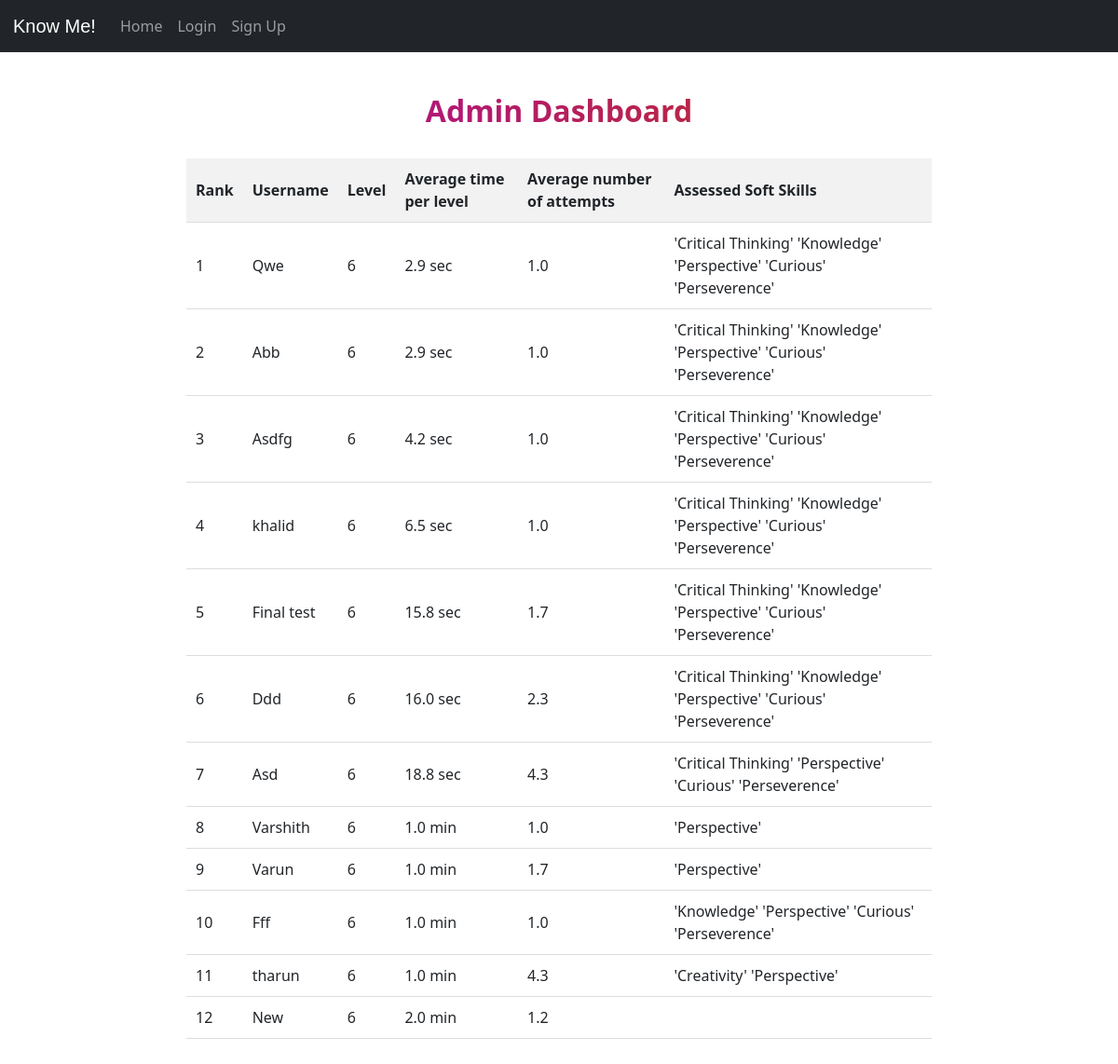
The app's page /admin-dashboard with its own data.
### website/models.py (models this page shows)
class Stats(db.Model):
    id = db.Column(db.Integer, primary_key=True)
    level = db.Column(db.Integer)
    times = db.Column(db.String)
    sumoftimes = db.Column(db.Integer)
    attempts = db.Column(db.String)
    sumofattempts = db.Column(db.Integer)
    author = db.Column(db.Integer, db.ForeignKey('user.id', ondelete="CASCADE"), nullable=False, unique=True)

class User(db.Model, UserMixin):
    id = db.Column(db.Integer, primary_key=True)
    email = db.Column(db.String(150), unique=True)
    password = db.Column(db.String)
    name = db.Column(db.String(150), unique=True)
    buffertime = db.Column(db.DateTime(timezone=True))
    bufferattempt = db.Column(db.Integer)
    goat = db.Column(db.String(150))
    stats = db.relationship('Stats', backref='user', uselist=False)

### website/views.py (the view)
@views.route('/admin-dashboard')
def admin_dashboard():
    list_lb = []
    lb_stats = db.session.query(Stats, User).join(User).order_by(Stats.level.desc(), Stats.sumoftimes.asc(), Stats.sumofattempts.asc()).all()
    for lb_stat, userlb in lb_stats:
        if lb_stat.level != 0:
            timeArray = str(lb_stat.times)
            time = timeArray.split(',')
            times = np.array([int(float(x)) for x in time if x is not ""])
            attArray = str(lb_stat.attempts)
            att = attArray.split(',')
            atts = np.array([int(float(x)) for x in att if x is not ""])
            details = cthink = creativity = intel = knowldg = persp = curious = persev = athink = 0
            cthink = times[0] < 150 + times[4] < 350 + times[5] < 360
            details = atts[0] < 3 + atts[2] < 3 + atts[3] < 3 + atts[5] < 3
            creativity = times[1] < 150 + atts[3] < 3 + times[5] < 360
            intel = atts[1] < 3 + atts[2] < 3 + atts[4] < 3 + atts[5] < 3
            knowldg = atts[2] < 3 + atts[3] < 3 + times[4] < 300 + times[5] < 360
            persp = times[3] < 200 + times[4] < 300
            curious = atts[3] < 3 + times[4] < 300 + times[5] < 360
            persev = times[3] < 200 + times[4] < 300 + times[5] < 360
            athink = atts[3] < 3 + atts[4] < 3 + atts[5] < 3
            attr = []
            x = 'Great Critical Thinking' if cthink == 3 else ('Critical Thinking' if cthink > 0 else '')
            attr.append(x)
            x = 'Great Eye for Details' if details == 4 else ('Eye for Details' if details > 0 else '')
            attr.append(x)
            x = 'Great Creativity' if creativity == 4 else ('Creativity' if creativity > 0 else '')
            attr.append(x)
            x = 'Great Intelligence' if intel == 4 else ('Intelligence' if intel > 0 else '')
            attr.append(x)
            x = 'Great Knowledge' if knowldg == 4 else ('Knowledge' if knowldg > 0 else '')
            attr.append(x)
            x = 'Wide Perspective' if persp == 2 else ('Perspective' if persp > 0 else '')
            attr.append(x)
            x = 'Extreme Curiosity' if curious == 3 else ('Curious' if curious > 0 else '')
            attr.append(x)
            x = 'Extreme Perseverence' if persev == 3 else ('Perseverence' if persev > 0 else '')
            attr.append(x)
            x = 'Great Analytical Thinking' if athink == 3 else ('Analytical Thinking' if athink > 0 else '')
            attr.append(x)
            attr = np.array([x for x in attr if x is not ''])
            temp = [userlb.name, lb_stat.level, format_time(round(lb_stat.sumoftimes/lb_stat.level, 1)), round(lb_stat.sumofattempts/lb_stat.level, 1), attr]
            list_lb.append(temp)
    return render_template("admin.html", user=current_user, list_lb=list_lb, n=len(attr))

### website/views.py (called while the page is built)
def format_time(seconds):
    if seconds >= 3600:  # if total time is more than 1 hour
        hours = seconds // 3600
        minutes = (seconds % 3600) // 60
        return f"{hours} hr, {minutes} min"
    elif seconds >= 60:  # if total time is more than 1 minute
        minutes = seconds // 60
        return f"{minutes} min"
    else:  # if total time is less than 1 minute
        return f"{seconds} sec"

### website/templates/admin.html (shortened to what this page needs)
{% extends "base.html" %}
{% block content%}
    <h2 align="center" style="background: linear-gradient(to right, #a802ba, rgb(195, 58, 4));
    -webkit-background-clip: text; background-clip: text;
    -webkit-text-fill-color: transparent; font-weight: 600;">Admin Dashboard</h2>
    <table>
        <thead>
        <tr>
            <th>Rank</th>
            <th>Username</th>
            <th>Level</th>
            <th>Average time per level</th>
            <th>Average number of attempts</th>
            <th>Assessed Soft Skills</th>
        </tr>
        </thead>
    <tbody>
    {% for li in list_lb %}
        {% if li[1] != 0 %}
        <tr>
            <td >{{ loop.index }}</td>
            <td>{{ li[0] }}</td>
            <td>{{ li[1] }}</td>
            <td>{{ li[2] }}</td>
            <td>{{ li[3] }}</td>
            <td>
                {% for attr in li[4] %}
                    '{{ attr }}'
                {% endfor %}
            </td>
        </tr>
        {% endif %}
      {% endfor %}
    </tbody>
  </table>
<br>
<br>
{% endblock %}

### website/templates/base.html (shortened to what this page needs)
<!DOCTYPE html>
<html>
    <head>
        <link href="https://cdn.jsdelivr.net/npm/bootstrap@5.3.0-alpha3/dist/css/bootstrap.min.css" rel="stylesheet"
 />
        <link rel="stylesheet" href="static/styles.css">
        <link rel="stylesheet" href="https://cdnjs.cloudflare.com/ajax/libs/font-awesome/5.15.3/css/all.min.css" />
    </head>
    <body>
        <nav class="navbar navbar-expand-lg navbar-dark bg-dark fixed-top">
            <div class="container-fluid">
            <a class="navbar-brand" href="/home" style="font-family: 'Helvetica', 'Courier New';">Know Me!</a>
              <div class="collapse navbar-collapse" id="navbar">
                <div class="navbar-nav">
                  <a class="nav-item nav-link" href="/home">Home</a>
                  {% if user.is_authenticated %}
                  <a class="nav-item nav-link" href="/{{user.id}}/dashboard">Dashboard</a>
                  <a class="nav-item nav-link" href="/logout">Logout</a>
                  {% else %}
                  <a class="nav-item nav-link" href="/login">Login</a>
                  <a class="nav-item nav-link" href="/signup">Sign Up</a>
                  {% endif %}
                </div>
              </div>
            </div>
          </nav>
          <div class="flashes" style="padding: 2px;">
            </div>
        <div class="container">
            {% block content %}
            {% endblock %}
        </div>
    </body>
</html>

### website/static/styles.css (style rules this page uses)
body { padding-top: 60px; padding-bottom: 50px; }
a { color: blue; text-decoration: none; padding: 2px; transition: border-bottom 0.3s ease-in-out; }
.flashes { display: flex; align-items: center; margin-top: 3%; }

### website/templates/admin.html (style rules this page uses)
body { padding-top: 60px; }
table { width: 100%; border-collapse: collapse; margin: 0 auto; max-width: 800px; }
th, td { padding: 10px; text-align: left; border-bottom: 1px solid #ddd; }
th { background-color: #f2f2f2; font-weight: bold; }

### records on screen
Stats: name "Qwe", level "6", li "2.9 sec", li "1.0", 4 "Critical Thinking" "Knowledge" "Perspective" "Curious" "Perseverence"
Stats: name "Abb", level "6", li "2.9 sec", li "1.0", 4 "Critical Thinking" "Knowledge" "Perspective" "Curious" "Perseverence"
Stats: name "Asdfg", level "6", li "4.2 sec", li "1.0", 4 "Critical Thinking" "Knowledge" "Perspective" "Curious" "Perseverence"
Stats: name "khalid", level "6", li "6.5 sec", li "1.0", 4 "Critical Thinking" "Knowledge" "Perspective" "Curious" "Perseverence"
Stats: name "Final test", level "6", li "15.8 sec", li "1.7", 4 "Critical Thinking" "Knowledge" "Perspective" "Curious" "Perseverence"
Stats: name "Ddd", level "6", li "16.0 sec", li "2.3", 4 "Critical Thinking" "Knowledge" "Perspective" "Curious" "Perseverence"
Stats: name "Asd", level "6", li "18.8 sec", li "4.3", 4 "Critical Thinking" "Perspective" "Curious" "Perseverence"
Stats: name "Varshith", level "6", li "1.0 min", li "1.0", 4 "Perspective"
Stats: name "Varun", level "6", li "1.0 min", li "1.7", 4 "Perspective"
Stats: name "Fff", level "6", li "1.0 min", li "1.0", 4 "Knowledge" "Perspective" "Curious" "Perseverence"
Stats: name "tharun", level "6", li "1.0 min", li "4.3", 4 "Creativity" "Perspective"
Stats: name "New", level "6", li "2.0 min", li "1.2"
